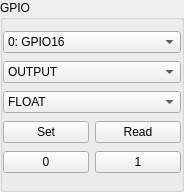
<?xml version="1.0" encoding="UTF-8"?>
<ui version="4.0">
 <class>ConsoleGPIOWidget</class>
 <widget class="QWidget" name="ConsoleGPIOWidget">
  <property name="geometry">
   <rect>
    <x>0</x>
    <y>0</y>
    <width>184</width>
    <height>192</height>
   </rect>
  </property>
  <property name="windowTitle">
   <string>Form</string>
  </property>
  <layout class="QGridLayout" name="gridLayout">
   <property name="margin">
    <number>0</number>
   </property>
   <item row="0" column="0">
    <widget class="QGroupBox" name="gpio_buttons">
     <property name="enabled">
      <bool>true</bool>
     </property>
     <property name="sizePolicy">
      <sizepolicy hsizetype="Minimum" vsizetype="Preferred">
       <horstretch>0</horstretch>
       <verstretch>0</verstretch>
      </sizepolicy>
     </property>
     <property name="title">
      <string>GPIO</string>
     </property>
     <layout class="QGridLayout" name="gridLayout_2">
      <property name="leftMargin">
       <number>0</number>
      </property>
      <property name="rightMargin">
       <number>0</number>
      </property>
      <item row="5" column="3">
       <widget class="QPushButton" name="button_high">
        <property name="text">
         <string>1</string>
        </property>
       </widget>
      </item>
      <item row="3" column="2" colspan="2">
       <widget class="QComboBox" name="pu_mode_select">
        <item>
         <property name="text">
          <string>FLOAT</string>
         </property>
        </item>
        <item>
         <property name="text">
          <string>PULLUP</string>
         </property>
        </item>
       </widget>
      </item>
      <item row="5" column="2">
       <widget class="QPushButton" name="button_low">
        <property name="text">
         <string>0</string>
        </property>
       </widget>
      </item>
      <item row="4" column="3">
       <widget class="QPushButton" name="button_read">
        <property name="text">
         <string>Read</string>
        </property>
       </widget>
      </item>
      <item row="4" column="2">
       <widget class="QPushButton" name="button_set">
        <property name="text">
         <string>Set</string>
        </property>
       </widget>
      </item>
      <item row="2" column="2" colspan="2">
       <widget class="QComboBox" name="mode_select">
        <item>
         <property name="text">
          <string>OUTPUT</string>
         </property>
        </item>
        <item>
         <property name="text">
          <string>INPUT</string>
         </property>
        </item>
        <item>
         <property name="text">
          <string>INT</string>
         </property>
        </item>
       </widget>
      </item>
      <item row="0" column="2" colspan="2">
       <widget class="QComboBox" name="gpio_select">
        <property name="sizePolicy">
         <sizepolicy hsizetype="Minimum" vsizetype="Fixed">
          <horstretch>0</horstretch>
          <verstretch>0</verstretch>
         </sizepolicy>
        </property>
        <item>
         <property name="text">
          <string>0: GPIO16</string>
         </property>
        </item>
        <item>
         <property name="text">
          <string>1: GPIO5</string>
         </property>
        </item>
        <item>
         <property name="text">
          <string>2: GPIO4</string>
         </property>
        </item>
        <item>
         <property name="text">
          <string>3: GPIO0</string>
         </property>
        </item>
        <item>
         <property name="text">
          <string>4: GPIO2</string>
         </property>
        </item>
        <item>
         <property name="text">
          <string>5: GPIO14</string>
         </property>
        </item>
        <item>
         <property name="text">
          <string>6: GPIO12</string>
         </property>
        </item>
        <item>
         <property name="text">
          <string>7: GPIO13</string>
         </property>
        </item>
        <item>
         <property name="text">
          <string>8: GPIO15</string>
         </property>
        </item>
        <item>
         <property name="text">
          <string>9: GPIO3</string>
         </property>
        </item>
        <item>
         <property name="text">
          <string>10: GPIO1</string>
         </property>
        </item>
        <item>
         <property name="text">
          <string>11: GPIO9</string>
         </property>
        </item>
        <item>
         <property name="text">
          <string>12: GPIO10</string>
         </property>
        </item>
       </widget>
      </item>
     </layout>
    </widget>
   </item>
  </layout>
 </widget>
 <tabstops>
  <tabstop>gpio_select</tabstop>
  <tabstop>mode_select</tabstop>
  <tabstop>pu_mode_select</tabstop>
  <tabstop>button_set</tabstop>
  <tabstop>button_read</tabstop>
  <tabstop>button_low</tabstop>
  <tabstop>button_high</tabstop>
 </tabstops>
 <resources/>
 <connections/>
</ui>
